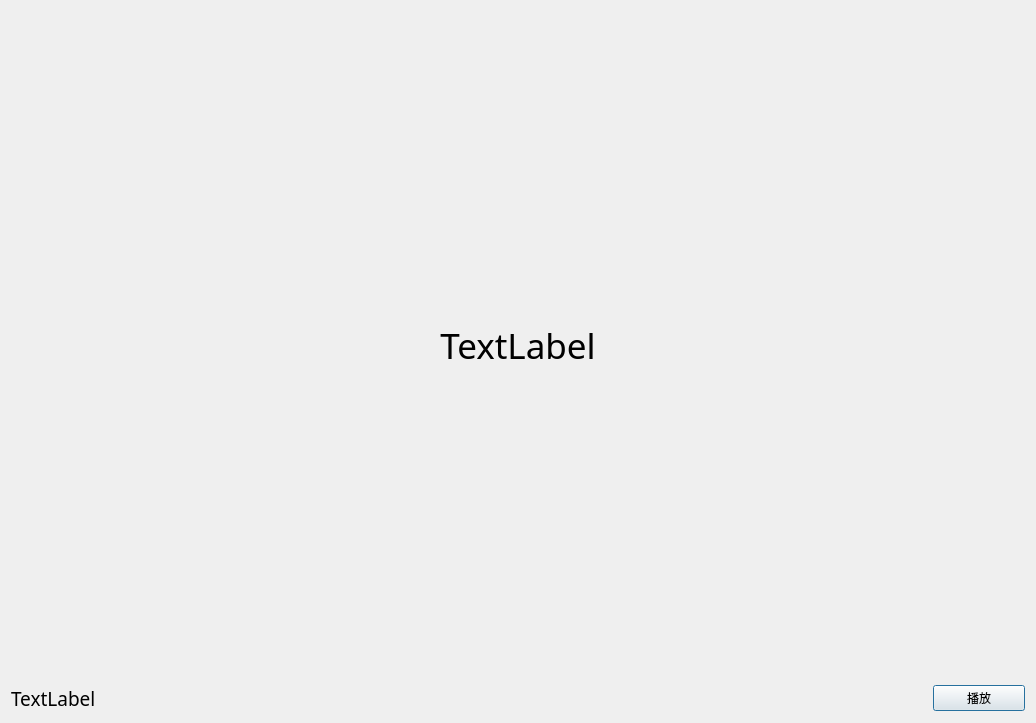
<?xml version="1.0" encoding="UTF-8"?>
<ui version="4.0">
 <class>Dialog</class>
 <widget class="QDialog" name="Dialog">
  <property name="geometry">
   <rect>
    <x>0</x>
    <y>0</y>
    <width>1036</width>
    <height>723</height>
   </rect>
  </property>
  <property name="windowTitle">
   <string>Dialog</string>
  </property>
  <layout class="QGridLayout" name="gridLayout_3" rowstretch="1,4,2">
   <item row="1" column="0">
    <layout class="QGridLayout" name="gridLayout_4" columnstretch="0,0">
     <item row="1" column="1">
      <layout class="QGridLayout" name="gridLayout_6"/>
     </item>
     <item row="1" column="0">
      <layout class="QGridLayout" name="gridLayout_7"/>
     </item>
    </layout>
   </item>
   <item row="2" column="0">
    <layout class="QGridLayout" name="gridLayout_2" columnstretch="10,1">
     <item row="0" column="0">
      <layout class="QGridLayout" name="gridLayout_8">
       <item row="0" column="0">
        <widget class="QLabel" name="label_2">
         <property name="font">
          <font>
           <family>微软雅黑</family>
           <pointsize>14</pointsize>
          </font>
         </property>
         <property name="text">
          <string>TextLabel</string>
         </property>
         <property name="wordWrap">
          <bool>true</bool>
         </property>
        </widget>
       </item>
      </layout>
     </item>
     <item row="0" column="1">
      <layout class="QGridLayout" name="gridLayout_9">
       <item row="0" column="0">
        <widget class="QPushButton" name="pushButton">
         <property name="text">
          <string>播放</string>
         </property>
        </widget>
       </item>
      </layout>
     </item>
    </layout>
   </item>
   <item row="0" column="0">
    <layout class="QGridLayout" name="gridLayout_5">
     <item row="0" column="0">
      <widget class="QLabel" name="label">
       <property name="font">
        <font>
         <family>微软雅黑</family>
         <pointsize>26</pointsize>
        </font>
       </property>
       <property name="text">
        <string>TextLabel</string>
       </property>
       <property name="alignment">
        <set>Qt::AlignCenter</set>
       </property>
      </widget>
     </item>
    </layout>
   </item>
  </layout>
 </widget>
 <resources/>
 <connections/>
</ui>
